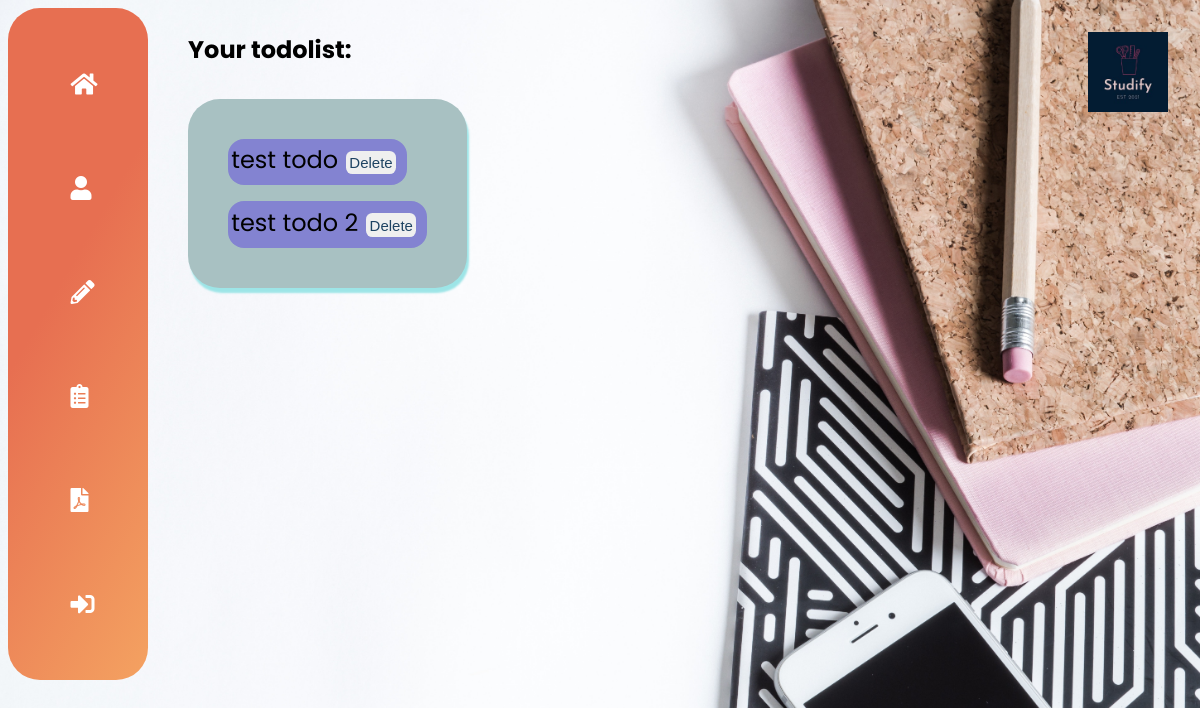
/view/ (signed in), run on an earlier commit of the app's database.
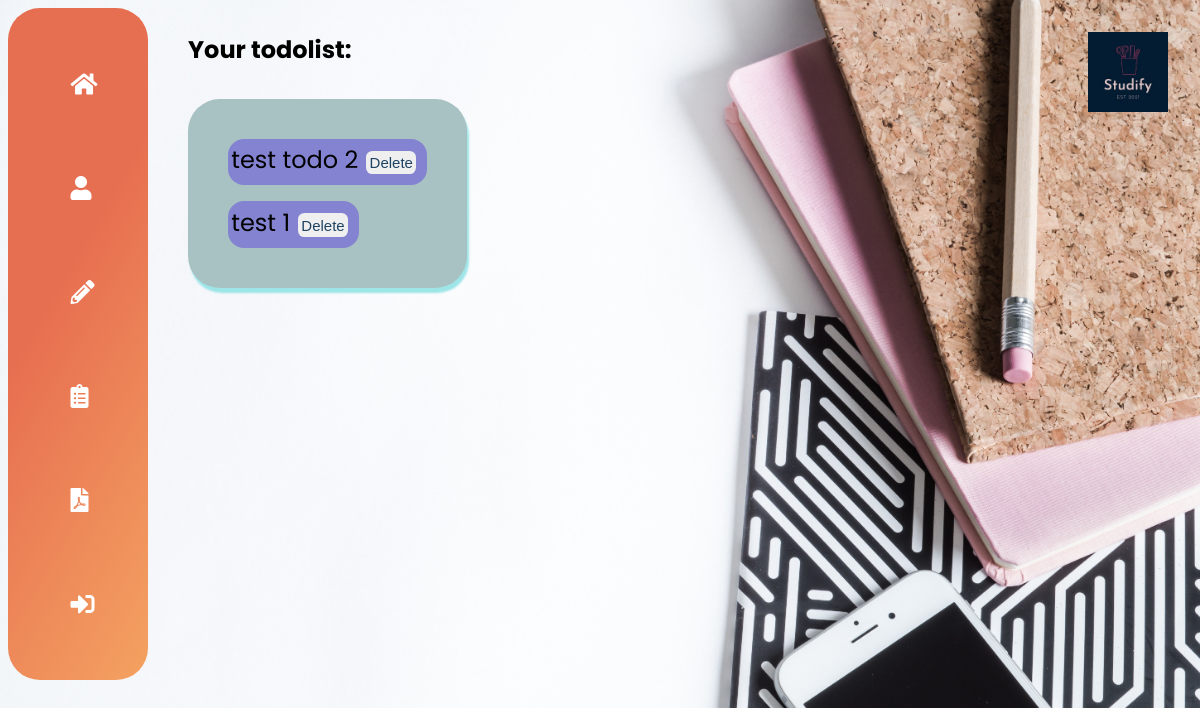
And on a later commit of the database.
### main/models.py (models this page shows)
class ToDoList(models.Model):
    user=models.ForeignKey(User, on_delete=models.CASCADE, related_name="todolist", null=True)
    name=models.CharField(max_length=200)
    def __str__(self):
        return self.name

### main/views.py (the view)
# urls.py: path("view/",views.view,name="view"),
def view(response):
    return render(response,"main/view.html",{})

### main/templates/main/view.html (shortened to what this page needs)
{% extends "main/base.html" %}
{% load static %}
{% block container %}
{% if user.todolist.all.count %}
<div class="container-ul">
    <h4>Your todolist: </h4>
<ul class="todolist">
    {% for td in user.todolist.all %}
    <div class="listitem" style="display: flex;">
        <li><a href="/{{td.id}}" style="color: black;">{{td.name}}</a><button><a href="{% url 'deletelist' td.id %}">Delete</a></button></li>
    </div>
    {% endfor %}
</ul>
</div>
{% else %}
<div class="no-list">
   <h4>You currently have no list, make some <a href="/create">here</a></h4>.
</div>
{% endif %}
{% endblock %}

What changed in the data, as far as the page shows it:
removed ToDoList: name "test todo"
added ToDoList: name "test 1"
